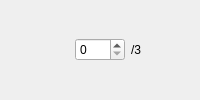
         <widget class="QWidget" name="widget_5" native="true">
          <layout class="QHBoxLayout" name="horizontalLayout_5">
           <property name="leftMargin">
            <number>0</number>
           </property>
           <property name="topMargin">
            <number>0</number>
           </property>
           <property name="rightMargin">
            <number>0</number>
           </property>
           <property name="bottomMargin">
            <number>0</number>
           </property>
           <item>
            <widget class="QLabel" name="label_5">
             <property name="maximumSize">
              <size>
               <width>75</width>
               <height>75</height>
              </size>
             </property>
             <property name="toolTip">
              <string>#332E57_#9F589E</string>
             </property>
             <property name="text">
              <string/>
             </property>
             <property name="pixmap">
              <pixmap resource="resource.qrc">:/pairs/pairs/#332E57_#9F589E.png</pixmap>
             </property>
             <property name="scaledContents">
              <bool>true</bool>
             </property>
            </widget>
           </item>
           <item>
            <widget class="QSpinBox" name="spinBox_5">
             <property name="maximumSize">
              <size>
               <width>50</width>
               <height>16777215</height>
              </size>
             </property>
             <property name="minimum">
              <number>0</number>
             </property>
             <property name="maximum">
              <number>3</number>
             </property>
            </widget>
           </item>
           <item>
            <widget class="QLabel" name="label_5_2">
             <property name="text">
              <string>/3</string>
             </property>
            </widget>
           </item>
          </layout>
         </widget>
